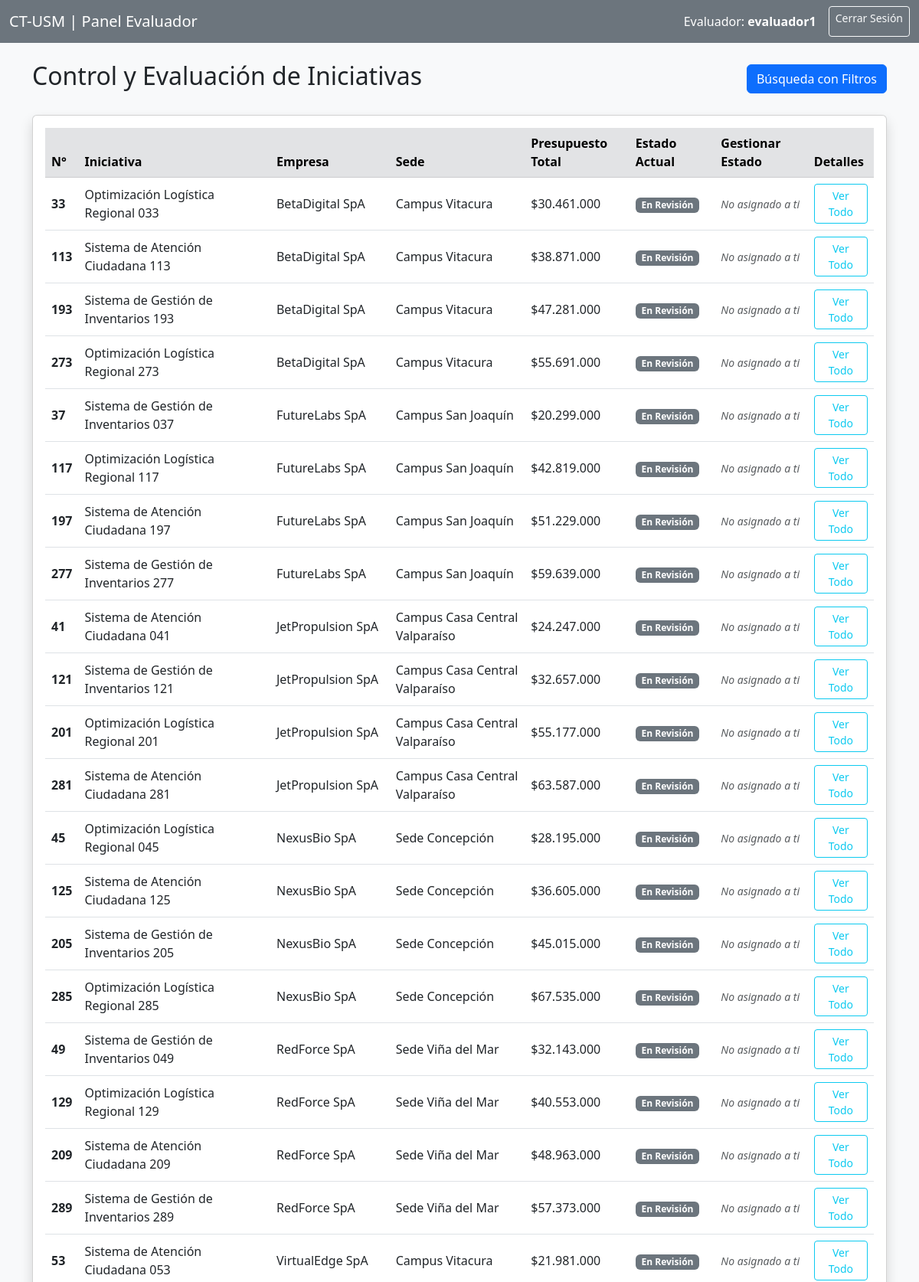
Page /dashboard_evaluador.php (signed in, upper part) on the committed database.
### tables this page shows
CREATE TABLE `postulacion` (
  `id_postulacion` int(11) NOT NULL,
  `fecha_postulacion` date NOT NULL,
  `id_sede` int(11) NOT NULL,
  `id_region_ejecucion` int(11) NOT NULL,
  `id_region_impacto` int(11) NOT NULL,
  `jefe_carrera` varchar(100) NOT NULL,
  `coordinador_proyectos` varchar(100) NOT NULL,
  `rut_empresa` varchar(15) NOT NULL,
  `id_tipo_iniciativa` int(11) NOT NULL,
  `nombre_iniciativa` varchar(150) NOT NULL,
  `objetivo` varchar(255) NOT NULL,
  `descripcion_solucion` varchar(255) NOT NULL,
  `resultados_esperados` varchar(255) NOT NULL,
  `id_estado` int(11) NOT NULL,
  `presupuesto_total` int(11) NOT NULL
);

CREATE TABLE `empresa` (
  `rut_empresa` varchar(15) NOT NULL,
  `nombre_empresa` varchar(100) NOT NULL,
  `id_tamano` int(11) NOT NULL,
  `nombre_representante` varchar(100) NOT NULL,
  `mail_representante` varchar(100) NOT NULL,
  `telefono_representante` varchar(20) NOT NULL,
  `convenio_marco` tinyint(1) NOT NULL
);

CREATE TABLE `sede` (
  `id_sede` int(11) NOT NULL,
  `nombre_sede` varchar(100) NOT NULL
);

CREATE TABLE `estado_postulacion` (
  `id_estado` int(11) NOT NULL,
  `descripcion` varchar(50) NOT NULL
);

### web/dashboard_evaluador.php (the view, shortened to what this page needs)
<?php
require 'conexion.php';
try {
    $sql = "SELECT p.*, e.nombre_empresa, s.nombre_sede, ep.descripcion AS estado
            FROM postulacion p
            JOIN empresa e ON p.rut_empresa = e.rut_empresa
            JOIN sede s ON p.id_sede = s.id_sede
            JOIN estado_postulacion ep ON p.id_estado = ep.id_estado";
    $stmt = $pdo->query($sql);
    $postulaciones = $stmt->fetchAll(PDO::FETCH_ASSOC);
} catch (PDOException $e) {
    die("Error al consultar las postulaciones: " . $e->getMessage());
}
?>
<!DOCTYPE html>
<html lang="es">
<head>
    <link href="https://cdn.jsdelivr.net/npm/bootstrap@5.3.0/dist/css/bootstrap.min.css" rel="stylesheet">
</head>
<body class="bg-light">
<nav class="navbar navbar-expand-lg navbar-dark bg-secondary">
    <div class="container-fluid">
        <a class="navbar-brand" href="#">CT-USM | Panel Evaluador</a>
        <div class="d-flex">
            <span class="navbar-text me-3 text-white">
                Evaluador: <strong><?= htmlspecialchars($_SESSION['username']) ?></strong>
            </span>
            <a href="logout.php" class="btn btn-outline-light btn-sm">Cerrar Sesión</a>
        </div>
    </div>
</nav>
<div class="container mt-4">
    <div class="d-flex justify-content-between align-items-center mb-4">
        <h2>Control y Evaluación de Iniciativas</h2>
        <a href="buscar.php" class="btn btn-primary">Búsqueda con Filtros</a>
    </div>
    <div class="card shadow">
        <div class="card-body">
            <div class="table-responsive">
                <table class="table table-hover align-middle">
                    <thead class="table-secondary">
                        <tr>
                            <th>N°</th>
                            <th>Iniciativa</th>
                            <th>Empresa</th>
                            <th>Sede</th>
                            <th>Presupuesto Total</th>
                            <th>Estado Actual</th>
                            <th>Gestionar Estado</th>
                            <th>Detalles</th>
                        </tr>
                    </thead>
                    <tbody>
                        <?php if (count($postulaciones) > 0): ?>
                            <?php foreach ($postulaciones as $row): ?>
                                <tr>
                                    <td><strong><?= htmlspecialchars($row['id_postulacion']) ?></strong></td>
                                    <td><?= htmlspecialchars($row['nombre_iniciativa']) ?></td>
                                    <td><?= htmlspecialchars($row['nombre_empresa']) ?></td>
                                    <td><?= htmlspecialchars($row['nombre_sede']) ?></td>
                                    <td>$<?= number_format($row['presupuesto_total'], 0, ',', '.') ?></td>
                                    <td>
                                        <?php
                                            $badge_class = "bg-secondary";
                                            if($row['estado'] == 'Aprobada') $badge_class = "bg-success";
                                            if($row['estado'] == 'Rechazada') $badge_class = "bg-danger";
                                            if($row['estado'] == 'Cerrada') $badge_class = "bg-dark";
                                        ?>
                                        <span class="badge <?= $badge_class ?>"><?= htmlspecialchars($row['estado']) ?></span>
                                    </td>
                                    <td>
                                        <?php if (isset($row['coordinador_proyectos']) && $row['coordinador_proyectos'] === $_SESSION['username']): ?>
                                            <form method="POST" action="" class="d-flex gap-2">
                                                <input type="hidden" name="id_postulacion" value="<?= $row['id_postulacion'] ?>">
                                                <select name="id_estado" class="form-select form-select-sm" style="min-width: 130px;" required>
                                                    <option value="1" <?= $row['estado'] == 'En Revisión' ? 'selected' : '' ?>>En Revisión</option>
                                                    <option value="2" <?= $row['estado'] == 'Aprobada' ? 'selected' : '' ?>>Aprobada</option>
                                                    <option value="3" <?= $row['estado'] == 'Rechazada' ? 'selected' : '' ?>>Rechazada</option>
                                                    <option value="4" <?= $row['estado'] == 'Cerrada' ? 'selected' : '' ?>>Cerrada</option>
                                                </select>
                                                <button type="submit" name="cambiar_estado" class="btn btn-sm btn-success">✓</button>
                                            </form>
                                        <?php else: ?>
                                            <span class="text-muted small"><i>No asignado a ti</i></span>
                                        <?php endif; ?>
                                    </td>
                                    <td>
                                        <a href="ver_postulacion.php?id=<?= $row['id_postulacion'] ?>" class="btn btn-sm btn-outline-info">Ver Todo</a>
                                    </td>
                                </tr>
                            <?php endforeach; ?>
                        <?php else: ?>
                            <tr>
                                <td colspan="8" class="text-center text-muted">No existen postulaciones en el sistema.</td>
                            </tr>
                        <?php endif; ?>
                    </tbody>
                </table>
            </div>
        </div>
    </div>
</div>
</body>
</html>

### rows in the picture
postulacion: id_postulacion "33", nombre_iniciativa "Optimización Logística Regional 033", rut_empresa.nombre_empresa "BetaDigital SpA", id_sede.nombre_sede "Campus Vitacura", presupuesto_total "30.461.000", id_estado.descripcion "En Revisión", coordinador_proyectos "No asignado a ti"
postulacion: id_postulacion "113", nombre_iniciativa "Sistema de Atención Ciudadana 113", rut_empresa.nombre_empresa "BetaDigital SpA", id_sede.nombre_sede "Campus Vitacura", presupuesto_total "38.871.000", id_estado.descripcion "En Revisión", coordinador_proyectos "No asignado a ti"
postulacion: id_postulacion "193", nombre_iniciativa "Sistema de Gestión de Inventarios 193", rut_empresa.nombre_empresa "BetaDigital SpA", id_sede.nombre_sede "Campus Vitacura", presupuesto_total "47.281.000", id_estado.descripcion "En Revisión", coordinador_proyectos "No asignado a ti"
postulacion: id_postulacion "273", nombre_iniciativa "Optimización Logística Regional 273", rut_empresa.nombre_empresa "BetaDigital SpA", id_sede.nombre_sede "Campus Vitacura", presupuesto_total "55.691.000", id_estado.descripcion "En Revisión", coordinador_proyectos "No asignado a ti"
postulacion: id_postulacion "37", nombre_iniciativa "Sistema de Gestión de Inventarios 037", rut_empresa.nombre_empresa "FutureLabs SpA", id_sede.nombre_sede "Campus San Joaquín", presupuesto_total "20.299.000", id_estado.descripcion "En Revisión", coordinador_proyectos "No asignado a ti"
postulacion: id_postulacion "117", nombre_iniciativa "Optimización Logística Regional 117", rut_empresa.nombre_empresa "FutureLabs SpA", id_sede.nombre_sede "Campus San Joaquín", presupuesto_total "42.819.000", id_estado.descripcion "En Revisión", coordinador_proyectos "No asignado a ti"
postulacion: id_postulacion "197", nombre_iniciativa "Sistema de Atención Ciudadana 197", rut_empresa.nombre_empresa "FutureLabs SpA", id_sede.nombre_sede "Campus San Joaquín", presupuesto_total "51.229.000", id_estado.descripcion "En Revisión", coordinador_proyectos "No asignado a ti"
postulacion: id_postulacion "277", nombre_iniciativa "Sistema de Gestión de Inventarios 277", rut_empresa.nombre_empresa "FutureLabs SpA", id_sede.nombre_sede "Campus San Joaquín", presupuesto_total "59.639.000", id_estado.descripcion "En Revisión", coordinador_proyectos "No asignado a ti"
postulacion: id_postulacion "41", nombre_iniciativa "Sistema de Atención Ciudadana 041", rut_empresa.nombre_empresa "JetPropulsion SpA", id_sede.nombre_sede "Campus Casa Central Valparaíso", presupuesto_total "24.247.000", id_estado.descripcion "En Revisión", coordinador_proyectos "No asignado a ti"
postulacion: id_postulacion "121", nombre_iniciativa "Sistema de Gestión de Inventarios 121", rut_empresa.nombre_empresa "JetPropulsion SpA", id_sede.nombre_sede "Campus Casa Central Valparaíso", presupuesto_total "32.657.000", id_estado.descripcion "En Revisión", coordinador_proyectos "No asignado a ti"
postulacion: id_postulacion "201", nombre_iniciativa "Optimización Logística Regional 201", rut_empresa.nombre_empresa "JetPropulsion SpA", id_sede.nombre_sede "Campus Casa Central Valparaíso", presupuesto_total "55.177.000", id_estado.descripcion "En Revisión", coordinador_proyectos "No asignado a ti"
postulacion: id_postulacion "281", nombre_iniciativa "Sistema de Atención Ciudadana 281", rut_empresa.nombre_empresa "JetPropulsion SpA", id_sede.nombre_sede "Campus Casa Central Valparaíso", presupuesto_total "63.587.000", id_estado.descripcion "En Revisión", coordinador_proyectos "No asignado a ti"
postulacion: id_postulacion "45", nombre_iniciativa "Optimización Logística Regional 045", rut_empresa.nombre_empresa "NexusBio SpA", id_sede.nombre_sede "Sede Concepción", presupuesto_total "28.195.000", id_estado.descripcion "En Revisión", coordinador_proyectos "No asignado a ti"
postulacion: id_postulacion "125", nombre_iniciativa "Sistema de Atención Ciudadana 125", rut_empresa.nombre_empresa "NexusBio SpA", id_sede.nombre_sede "Sede Concepción", presupuesto_total "36.605.000", id_estado.descripcion "En Revisión", coordinador_proyectos "No asignado a ti"
postulacion: id_postulacion "205", nombre_iniciativa "Sistema de Gestión de Inventarios 205", rut_empresa.nombre_empresa "NexusBio SpA", id_sede.nombre_sede "Sede Concepción", presupuesto_total "45.015.000", id_estado.descripcion "En Revisión", coordinador_proyectos "No asignado a ti"
postulacion: id_postulacion "285", nombre_iniciativa "Optimización Logística Regional 285", rut_empresa.nombre_empresa "NexusBio SpA", id_sede.nombre_sede "Sede Concepción", presupuesto_total "67.535.000", id_estado.descripcion "En Revisión", coordinador_proyectos "No asignado a ti"
postulacion: id_postulacion "49", nombre_iniciativa "Sistema de Gestión de Inventarios 049", rut_empresa.nombre_empresa "RedForce SpA", id_sede.nombre_sede "Sede Viña del Mar", presupuesto_total "32.143.000", id_estado.descripcion "En Revisión", coordinador_proyectos "No asignado a ti"
postulacion: id_postulacion "129", nombre_iniciativa "Optimización Logística Regional 129", rut_empresa.nombre_empresa "RedForce SpA", id_sede.nombre_sede "Sede Viña del Mar", presupuesto_total "40.553.000", id_estado.descripcion "En Revisión", coordinador_proyectos "No asignado a ti"
postulacion: id_postulacion "209", nombre_iniciativa "Sistema de Atención Ciudadana 209", rut_empresa.nombre_empresa "RedForce SpA", id_sede.nombre_sede "Sede Viña del Mar", presupuesto_total "48.963.000", id_estado.descripcion "En Revisión", coordinador_proyectos "No asignado a ti"
postulacion: id_postulacion "289", nombre_iniciativa "Sistema de Gestión de Inventarios 289", rut_empresa.nombre_empresa "RedForce SpA", id_sede.nombre_sede "Sede Viña del Mar", presupuesto_total "57.373.000", id_estado.descripcion "En Revisión", coordinador_proyectos "No asignado a ti"
postulacion: id_postulacion "53", nombre_iniciativa "Sistema de Atención Ciudadana 053", rut_empresa.nombre_empresa "VirtualEdge SpA", id_sede.nombre_sede "Campus Vitacura", presupuesto_total "21.981.000", id_estado.descripcion "En Revisión", coordinador_proyectos "No asignado a ti"

### other values in the picture
$_SESSION['username'] "evaluador1"
